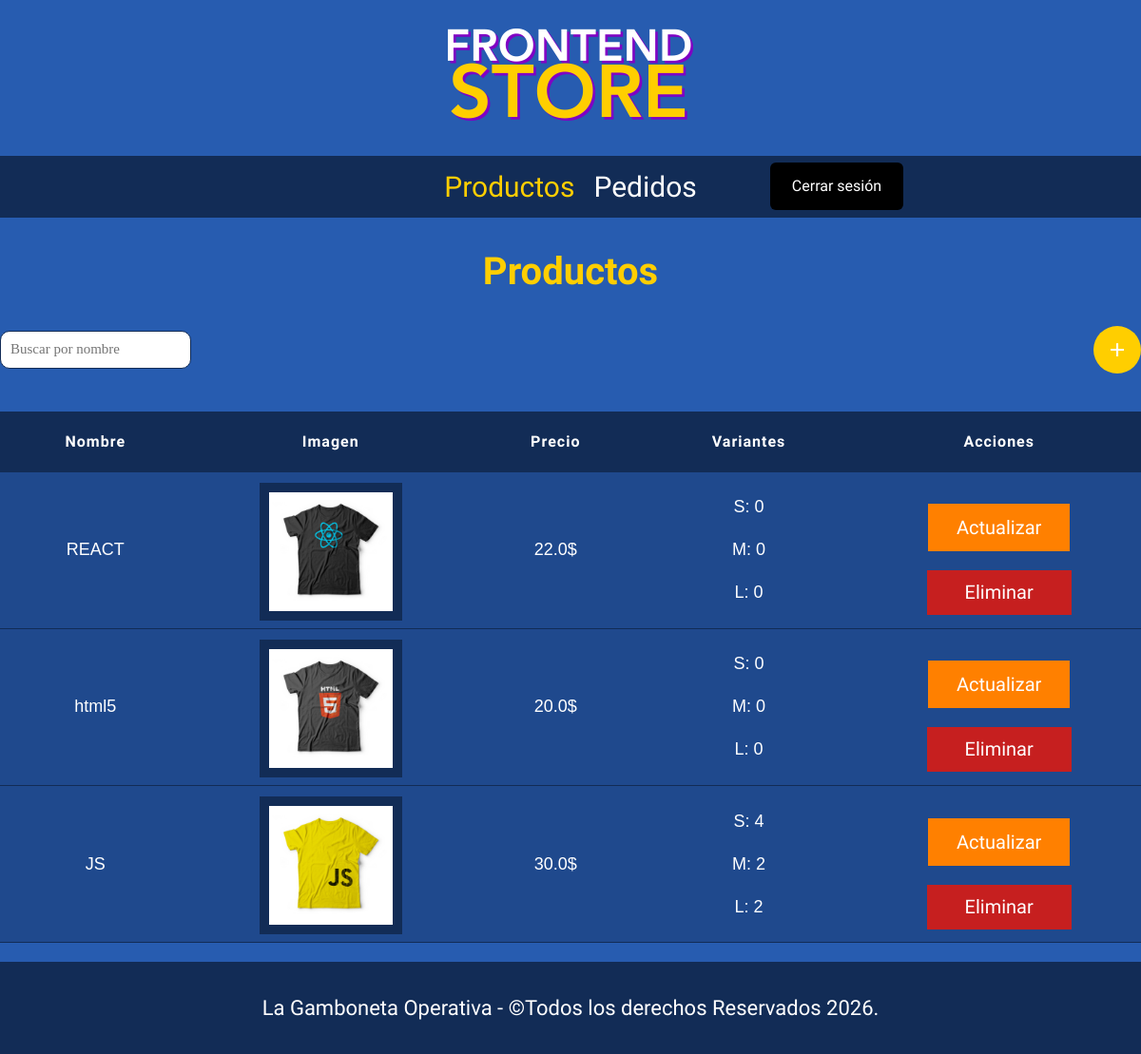
Page /admin (signed in) on the earlier database version.
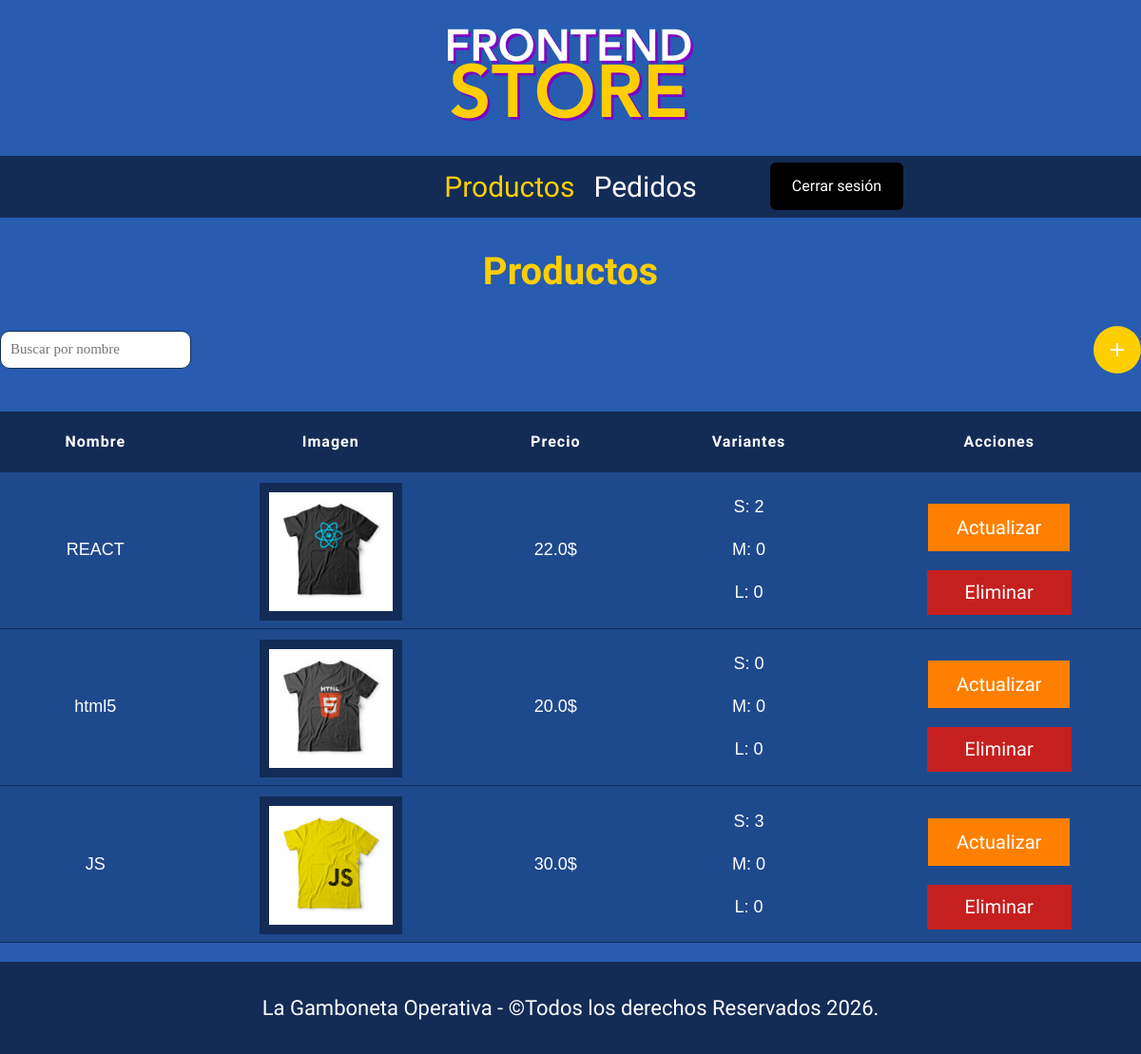
Same page on the later database version.
### tables this page shows
CREATE TABLE variantes_camisas (
    id_producto INTEGER,
    id_talla INTEGER,
    stock INTEGER DEFAULT 0,
	PRIMARY KEY (id_producto, id_talla),
    FOREIGN KEY (id_producto) REFERENCES productos (id_producto),
    FOREIGN KEY (id_talla) REFERENCES tallas (id_talla)
);

CREATE TABLE tallas (
	id_talla INTEGER PRIMARY KEY,
	talla TEXT NOT NULL
);

### app.py (the view)
@app.route('/admin')
def admin():
    productos = Productos.listar()
    tallas = Productos.obtener_tallas()
    return render_template('admin/index.html', productos = productos, tallas = tallas)

### app.py (called while the page is built)
@app.before_request
def verificar_sesion():
    if request.path.startswith('/admin') and 'admin' not in session:
        flash('No intentes burlar al sistema', 'danger')
        return redirect(url_for('login'))

### database/db.py (called while the page is built)
def conectarDB():
    try:
      db = sqlite3.connect(DB_URL)
      db.row_factory = sqlite3.Row
      print("Conexión exitosa")
      return db
    except:
      print("Error")

### models/Productos.py (called while the page is built)
    @staticmethod
    def obtener_tallas():
        db = conectarDB()
        cursor = db.cursor()
        cursor.execute("SELECT id_talla, talla FROM tallas")
        tallas = cursor.fetchall()
        db.close()
        return tallas

    @staticmethod
    def obtener_stock_por_producto(id):
        db = conectarDB()
        cursor = db.cursor()
        cursor.execute("""SELECT t.talla, vc.stock FROM variantes_camisas vc
                            LEFT JOIN tallas t ON vc.id_talla = t.id_talla
                            WHERE vc.id_producto = ?
                        """, (id,))
        stock_detalle = cursor.fetchall()
        db.close()
        return stock_detalle

### templates/admin/index.html (shortened to what this page needs)
{% extends "base.html" %}
{% block contenido %}
    <h1>Productos</h1>
    <div class="acciones-tabla">
        <div class="agregar_producto">
            <a href="{{url_for('agregar_producto')}}">+</a>
        </div>
        <div>
            <input type="text" name="buscador" class="buscador" id="buscador" placeholder="Buscar por nombre">
        </div>
    </div>
    <table class="tabla">
        <thead>
            <tr>
                <th>Nombre</th>
                <th>Imagen</th>
                <th>Precio</th>
                <th>Variantes</th>
                <th>Acciones</th>
            </tr>
        </thead>
        <tbody>
        {% for p in productos %}
            <tr class="bg">
                <td>
                    <div>
                        <p>{{p.nombre}}</p>
                    </div>
                </td>
                <td>
                    <div class="fondo">
                        <img class="producto__imagen" src="{{url_for('static',filename='uploads/' ~ p.imagen)}}" alt="imagen camisa">
                    </div>
                </td>
                <td>
                    <p>{{p.precio}}$</p>
                </td>
                <td>
                    {% for v in p.variantes %}
                    <p>{{v.talla}}: {{v.stock}}</p>
                    {% endfor %}
                </td>
                <td>
                    <div class="acciones">
                        <a class="btn btn-naranja" href="{{url_for('actualizar_producto', id = p.id)}}">Actualizar</a>
                        <button class="btn btn-rojo" onclick="abrirModal('{{p.id}}')">Eliminar</button>
                    </div>
                </td>
            </tr>
        {% endfor %}
        </tbody>
    </table>
{% endblock %}

Differences in the rows shown:
changed variantes_camisas (number 1 of 9 on the later page): stock "0" → "2"
changed variantes_camisas (number 7 of 9 on the later page): stock "4" → "3"
changed variantes_camisas (number 8 of 9 on the later page): stock "2" → "0"
changed variantes_camisas (number 9 of 9 on the later page): stock "2" → "0"
